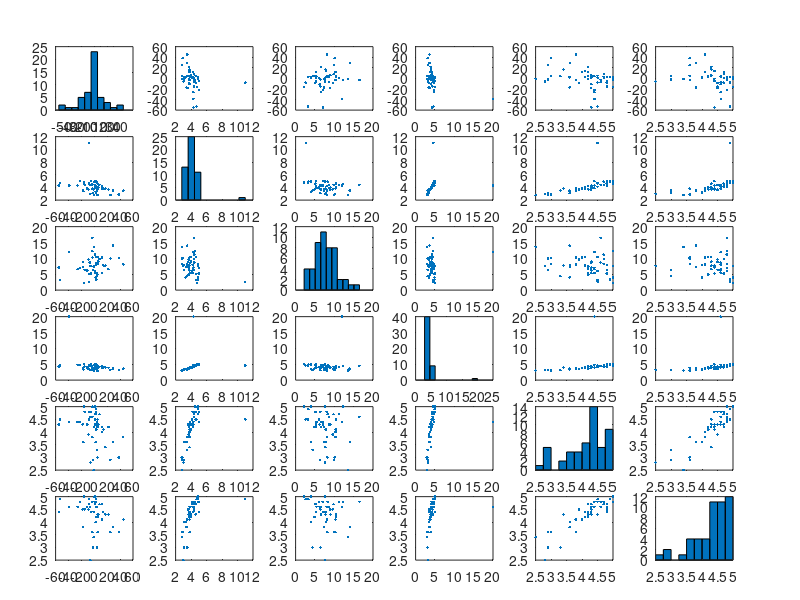

Recreate this plot in MATLAB. (Note: this script raises an error after producing the figure.)
% All of the q guide data can be found here: http://q.fas.harvard.edu/
% We will look across all departments for course evaluation data.


% VARIABLES IN FILE:
% y1        number of students enrolled in the class the following year
% y2       number of students current year
% overall_rating       
% workload_hours
% recommend
% inst_overall
% inst_access
clc
clear

data=csvread('QGuideData2.csv', 1, 1);

y1 = data(:,1);               % next year student enrollment
y2 = data(:,2);               % current year student enrollment
overall_rating = data(:,3);   % Overall Rating
workload_hours = data(:,4);   % Workload Hours
recommend = data(:,5);        % Recommend
inst_overall = data(:,6);     % Instructor Overall
inst_access = data(:, 7);     % Instructor Accessibility

deltaY = y2-y1;     % Change in enrollment
X=[overall_rating workload_hours recommend inst_overall inst_access];

% plots the data
[~, ax] = plotmatrix([deltaY X])
ax(1,1).YLabel.String='Change in Enrollment'; 
ax(2,1).YLabel.String='Overall Rating'; 
ax(3,1).YLabel.String='Workload Hours'; 
ax(4,1).YLabel.String='Recommendation'; 
ax(5,1).YLabel.String='Instructor Overall'; 
ax(6,1).YLabel.String='Instructor Accessibility'; 

ax(6,1).XLabel.String='Change in Enrollment'; 
ax(6,2).XLabel.String='Overall Rating'; 
ax(6,3).XLabel.String='Workload Hours'; 
ax(6,4).XLabel.String='Recommendation'; 
ax(6,5).XLabel.String='Instructor Overall'; 
ax(6,6).XLabel.String='Instructor Accessibility'; 

% fits linear regression
fitlm(X, deltaY)
